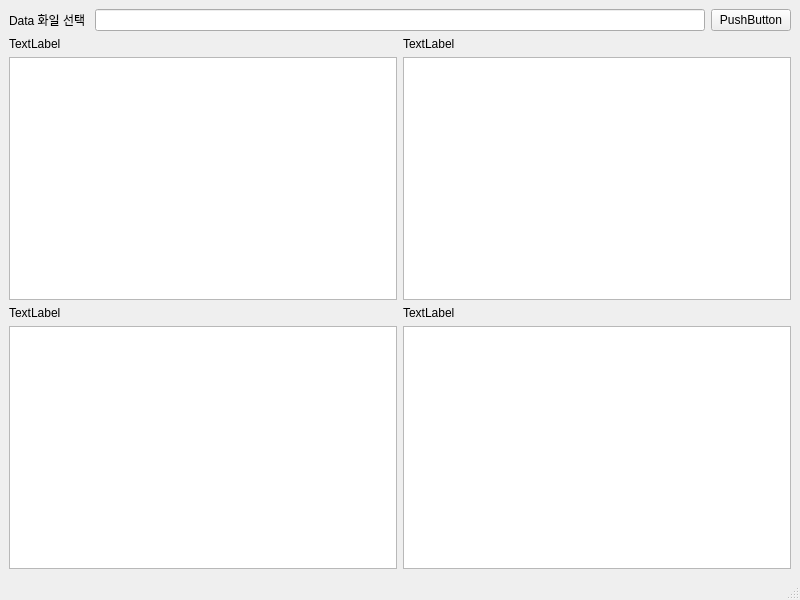
<?xml version="1.0" encoding="UTF-8"?>
<ui version="4.0">
 <class>MainWindow</class>
 <widget class="QMainWindow" name="MainWindow">
  <property name="geometry">
   <rect>
    <x>0</x>
    <y>0</y>
    <width>800</width>
    <height>600</height>
   </rect>
  </property>
  <property name="windowTitle">
   <string>MainWindow</string>
  </property>
  <widget class="QWidget" name="centralwidget">
   <layout class="QVBoxLayout" name="verticalLayout_2">
    <item>
     <layout class="QVBoxLayout" name="verticalLayout">
      <item>
       <layout class="QHBoxLayout" name="horizontalLayout">
        <item>
         <widget class="QLabel" name="label">
          <property name="text">
           <string>Data 화일 선택 </string>
          </property>
         </widget>
        </item>
        <item>
         <widget class="QLineEdit" name="lineEdit"/>
        </item>
        <item>
         <widget class="QPushButton" name="pushButton_2">
          <property name="text">
           <string>PushButton</string>
          </property>
         </widget>
        </item>
       </layout>
      </item>
      <item>
       <layout class="QGridLayout" name="gridLayout">
        <item row="3" column="0">
         <widget class="QTableView" name="tableView_3"/>
        </item>
        <item row="0" column="1">
         <widget class="QLabel" name="label_2">
          <property name="text">
           <string>TextLabel</string>
          </property>
         </widget>
        </item>
        <item row="3" column="1">
         <widget class="QTableView" name="tableView_4"/>
        </item>
        <item row="1" column="0">
         <widget class="QTableView" name="tableView_1"/>
        </item>
        <item row="1" column="1">
         <widget class="QTableView" name="tableView_2"/>
        </item>
        <item row="2" column="1">
         <widget class="QLabel" name="label_4">
          <property name="text">
           <string>TextLabel</string>
          </property>
         </widget>
        </item>
        <item row="2" column="0">
         <widget class="QLabel" name="label_3">
          <property name="text">
           <string>TextLabel</string>
          </property>
         </widget>
        </item>
        <item row="0" column="0">
         <widget class="QLabel" name="label_1">
          <property name="text">
           <string>TextLabel</string>
          </property>
         </widget>
        </item>
       </layout>
      </item>
     </layout>
    </item>
   </layout>
  </widget>
  <widget class="QMenuBar" name="menubar">
   <property name="geometry">
    <rect>
     <x>0</x>
     <y>0</y>
     <width>800</width>
     <height>26</height>
    </rect>
   </property>
  </widget>
  <widget class="QStatusBar" name="statusbar"/>
 </widget>
 <resources/>
 <connections/>
</ui>
